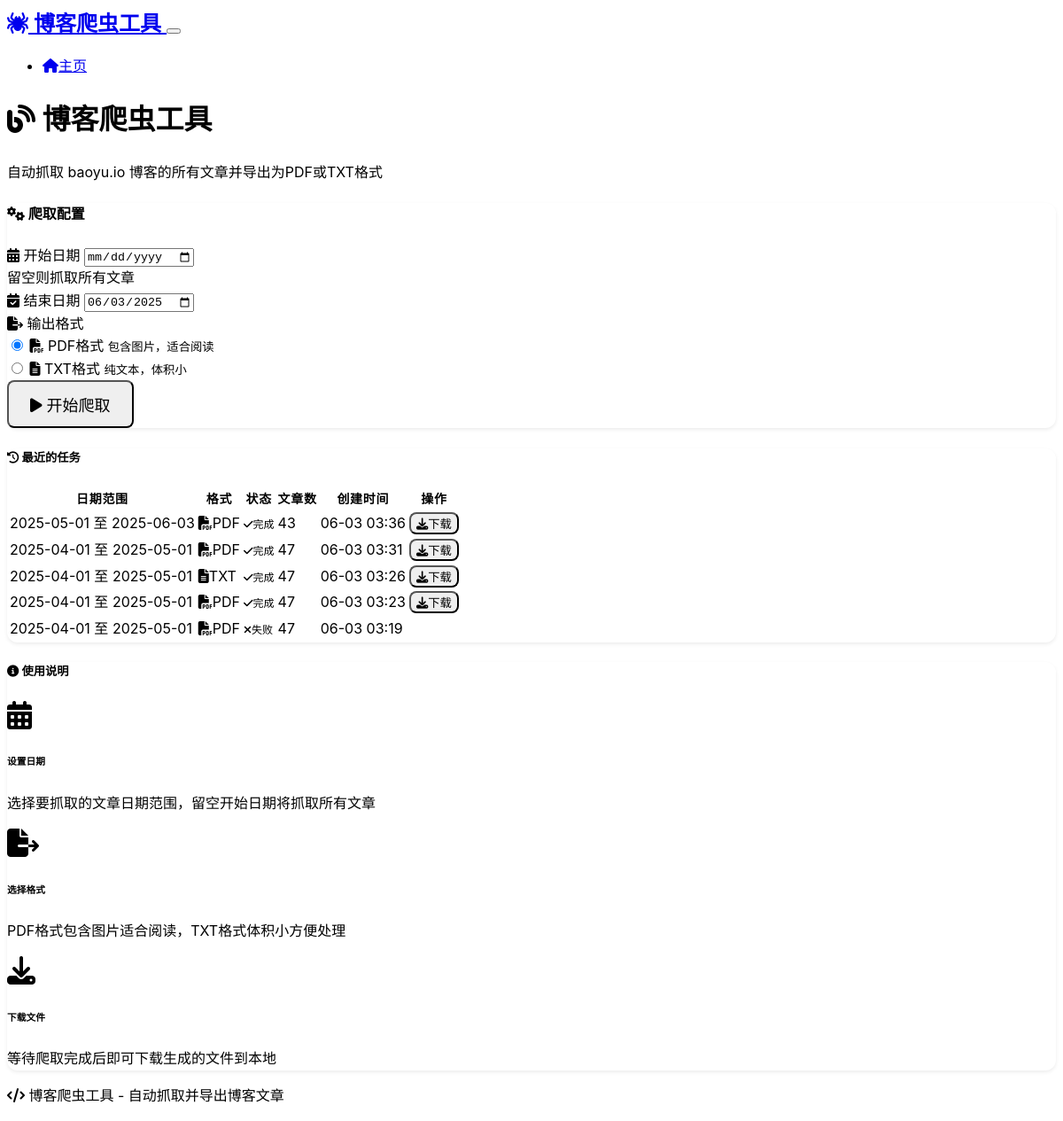
Before: / with the older database file.
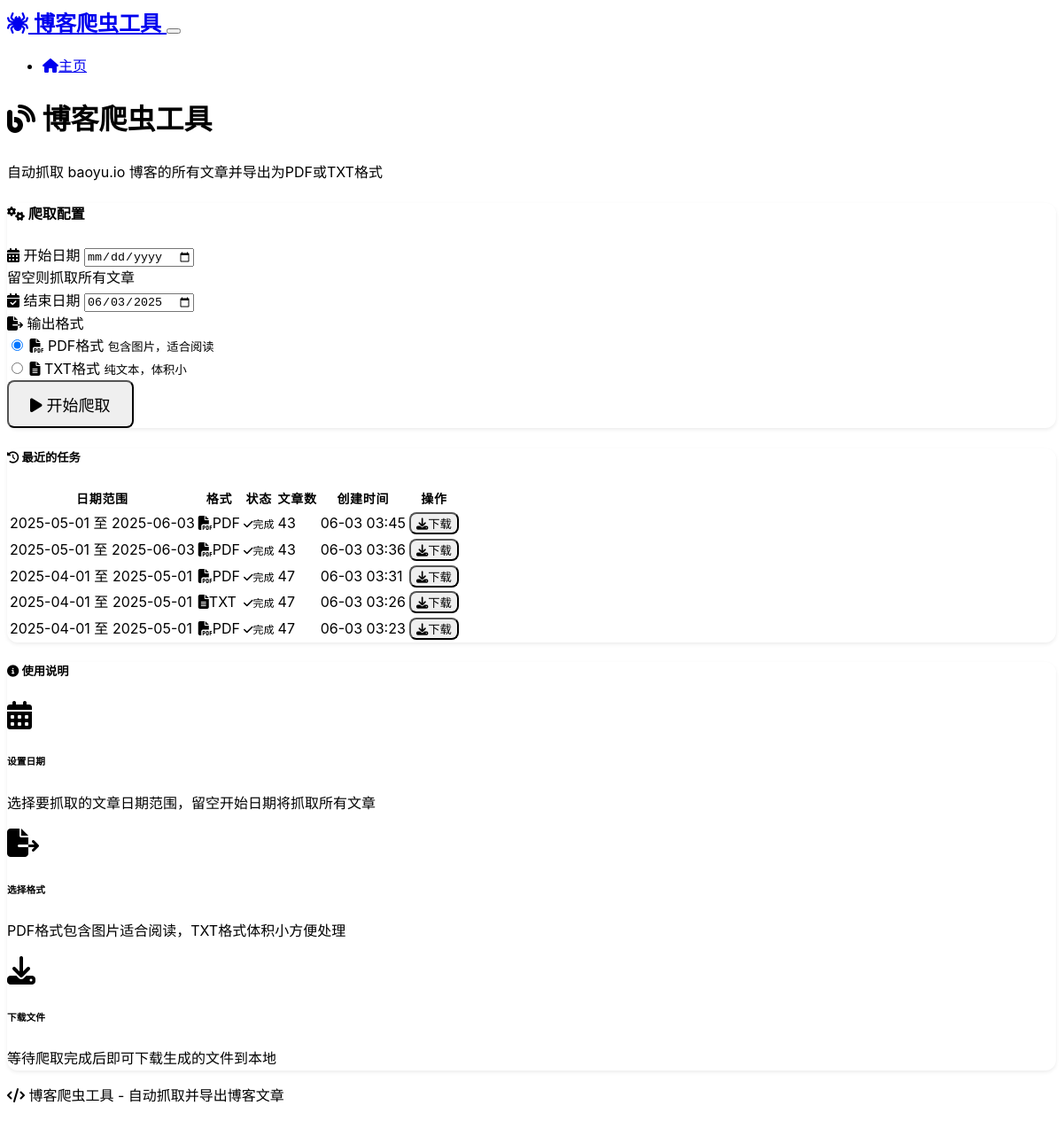
After: the same page with the newer database file.
### models.py (models this page shows)
class ScrapeJob(db.Model):
    id = db.Column(db.Integer, primary_key=True)
    start_date = db.Column(db.Date, nullable=False)
    end_date = db.Column(db.Date, nullable=False)
    output_format = db.Column(db.String(10), nullable=False)  # 'pdf' or 'txt'
    status = db.Column(db.String(20), default='pending')  # pending, running, completed, failed
    created_at = db.Column(db.DateTime, default=datetime.utcnow)
    completed_at = db.Column(db.DateTime)
    articles_count = db.Column(db.Integer, default=0)
    file_path = db.Column(db.String(255))
    error_message = db.Column(db.Text)

### routes.py (the view)
@app.route('/')
def index():
    recent_jobs = ScrapeJob.query.order_by(ScrapeJob.created_at.desc()).limit(5).all()
    return render_template('index.html', recent_jobs=recent_jobs)

### templates/index.html (shortened to what this page needs)
{% extends "base.html" %}
{% block content %}
<div class="row">
    <div class="col-lg-8 mx-auto">
        <div class="text-center mb-5">
            <h1 class="display-4 mb-3">
                <i class="fas fa-blog text-primary me-3"></i>
                博客爬虫工具
            </h1>
            <p class="lead text-muted">
                自动抓取 baoyu.io 博客的所有文章并导出为PDF或TXT格式
            </p>
        </div>
        <div class="card mb-4">
            <div class="card-header">
                <h4 class="card-title mb-0">
                    <i class="fas fa-cogs me-2"></i>
                    爬取配置
                </h4>
            </div>
            <div class="card-body">
                <form id="scrapeForm">
                    <div class="row">
                        <div class="col-md-6 mb-3">
                            <label for="startDate" class="form-label">
                                <i class="fas fa-calendar-alt me-1"></i>
                                开始日期
                            </label>
                            <input type="date" class="form-control" id="startDate" name="start_date">
                            <div class="form-text">留空则抓取所有文章</div>
                        </div>
                        <div class="col-md-6 mb-3">
                            <label for="endDate" class="form-label">
                                <i class="fas fa-calendar-check me-1"></i>
                                结束日期
                            </label>
                            <input type="date" class="form-control" id="endDate" name="end_date" required>
                        </div>
                    </div>
                    <div class="mb-3">
                        <label class="form-label">
                            <i class="fas fa-file-export me-1"></i>
                            输出格式
                        </label>
                        <div class="row">
                            <div class="col-md-6">
                                <div class="form-check">
                                    <input class="form-check-input" type="radio" name="output_format" id="formatPdf" value="pdf" checked>
                                    <label class="form-check-label" for="formatPdf">
                                        <i class="fas fa-file-pdf text-danger me-2"></i>
                                        PDF格式
                                        <small class="d-block text-muted">包含图片，适合阅读</small>
                                    </label>
                                </div>
                            </div>
                            <div class="col-md-6">
                                <div class="form-check">
                                    <input class="form-check-input" type="radio" name="output_format" id="formatTxt" value="txt">
                                    <label class="form-check-label" for="formatTxt">
                                        <i class="fas fa-file-alt text-info me-2"></i>
                                        TXT格式
                                        <small class="d-block text-muted">纯文本，体积小</small>
                                    </label>
                                </div>
                            </div>
                        </div>
                    </div>
                    <div class="d-grid">
                        <button type="submit" class="btn btn-primary btn-lg" id="startScrapeBtn">
                            <i class="fas fa-play me-2"></i>
                            开始爬取
                        </button>
                    </div>
                </form>
            </div>
        </div>
        {% if recent_jobs %}
        <div class="card">
            <div class="card-header">
                <h5 class="card-title mb-0">
                    <i class="fas fa-history me-2"></i>
                    最近的任务
                </h5>
            </div>
            <div class="card-body">
                <div class="table-responsive">
                    <table class="table table-hover">
                        <thead>
                            <tr>
                                <th>日期范围</th>
                                <th>格式</th>
                                <th>状态</th>
                                <th>文章数</th>
                                <th>创建时间</th>
                                <th>操作</th>
                            </tr>
                        </thead>
                        <tbody>
                            {% for job in recent_jobs %}
                            <tr>
                                <td>
                                    {{ job.start_date.strftime('%Y-%m-%d') }}
                                    至
                                    {{ job.end_date.strftime('%Y-%m-%d') }}
                                </td>
                                <td>
                                    {% if job.output_format == 'pdf' %}
                                        <i class="fas fa-file-pdf text-danger me-1"></i>PDF
                                    {% else %}
                                        <i class="fas fa-file-alt text-info me-1"></i>TXT
                                    {% endif %}
                                </td>
                                <td>
                                    {% if job.status == 'completed' %}
                                        <span class="badge bg-success">
                                            <i class="fas fa-check me-1"></i>完成
                                        </span>
                                    {% elif job.status == 'running' %}
                                        <span class="badge bg-primary">
                                            <i class="fas fa-spinner fa-spin me-1"></i>运行中
                                        </span>
                                    {% elif job.status == 'failed' %}
                                        <span class="badge bg-danger">
                                            <i class="fas fa-times me-1"></i>失败
                                        </span>
                                    {% else %}
                                        <span class="badge bg-secondary">
                                            <i class="fas fa-clock me-1"></i>等待中
                                        </span>
                                    {% endif %}
                                </td>
                                <td>{{ job.articles_count or 0 }}</td>
                                <td>{{ job.created_at.strftime('%m-%d %H:%M') }}</td>
                                <td>
                                    {% if job.status == 'completed' %}
                                        <button class="btn btn-sm btn-outline-success"
                                                onclick="downloadFile({{ job.id }})">
                                            <i class="fas fa-download me-1"></i>下载
                                        </button>
                                    {% endif %}
                                </td>
                            </tr>
                            {% endfor %}
                        </tbody>
                    </table>
                </div>
            </div>
        </div>
        {% endif %}
    </div>
</div>
<div class="row mt-5">
    <div class="col-lg-8 mx-auto">
        <div class="card border-0 bg-transparent">
            <div class="card-body">
                <h5 class="card-title text-center mb-4">
                    <i class="fas fa-info-circle me-2"></i>
                    使用说明
                </h5>
                <div class="row">
                    <div class="col-md-4 text-center mb-3">
                        <div class="text-primary mb-2">
                            <i class="fas fa-calendar-alt fa-2x"></i>
                        </div>
                        <h6>设置日期</h6>
                        <p class="text-muted small">选择要抓取的文章日期范围，留空开始日期将抓取所有文章</p>
                    </div>
                    <div class="col-md-4 text-center mb-3">
                        <div class="text-success mb-2">
                            <i class="fas fa-file-export fa-2x"></i>
                        </div>
                        <h6>选择格式</h6>
                        <p class="text-muted small">PDF格式包含图片适合阅读，TXT格式体积小方便处理</p>
                    </div>
                    <div class="col-md-4 text-center mb-3">
                        <div class="text-info mb-2">
                            <i class="fas fa-download fa-2x"></i>
                        </div>
                        <h6>下载文件</h6>
                        <p class="text-muted small">等待爬取完成后即可下载生成的文件到本地</p>
                    </div>
                </div>
            </div>
        </div>
    </div>
</div>
{% endblock %}

### templates/base.html (shortened to what this page needs)
<!DOCTYPE html>
<html lang="zh-CN" data-bs-theme="dark">
<head>
    <link href="https://cdn.replit.com/agent/bootstrap-agent-dark-theme.min.css" rel="stylesheet">
    <link rel="stylesheet" href="https://cdnjs.cloudflare.com/ajax/libs/font-awesome/6.4.0/css/all.min.css">
    <link rel="stylesheet" href="{{ url_for('static', filename='css/style.css') }}">
</head>
<body>
    <nav class="navbar navbar-expand-lg navbar-dark bg-dark">
        <div class="container">
            <a class="navbar-brand" href="{{ url_for('index') }}">
                <i class="fas fa-spider me-2"></i>
                博客爬虫工具
            </a>
            <button class="navbar-toggler" type="button" data-bs-toggle="collapse" data-bs-target="#navbarNav">
            </button>
            <div class="collapse navbar-collapse" id="navbarNav">
                <ul class="navbar-nav ms-auto">
                    <li class="nav-item">
                        <a class="nav-link" href="{{ url_for('index') }}">
                            <i class="fas fa-home me-1"></i>主页
                        </a>
                    </li>
                </ul>
            </div>
        </div>
    </nav>
    <main class="container my-4">
        {% block content %}{% endblock %}
    </main>
    <footer class="bg-dark text-light py-4 mt-5">
        <div class="container text-center">
            <p class="mb-0">
                <i class="fas fa-code me-2"></i>
                博客爬虫工具 - 自动抓取并导出博客文章
            </p>
        </div>
    </footer>
</body>
</html>

### static/css/style.css (style rules this page uses)
:root { --primary-color: #0d6efd; --success-color: #198754; --danger-color: #dc3545; --warning-color: #ffc107; --info-color: #0dcaf0; --dark-color: #212529; --light-color: #f8f9fa; }
body { font-family: -apple-system, BlinkMacSystemFont, "Segoe UI", Roboto, "Helvetica Neue", Arial, sans-serif; line-height: 1.6; }
.navbar-brand { font-weight: 600; font-size: 1.5rem; }
.card { border-radius: 0.75rem; box-shadow: 0 0.125rem 0.25rem rgba(0, 0, 0, 0.075); transition: box-shadow 0.15s ease-in-out; }
.form-check-input:checked { background-color: var(--primary-color); border-color: var(--primary-color); }
.btn { border-radius: 0.5rem; font-weight: 500; transition: all 0.2s ease-in-out; }
.btn-lg { padding: 0.75rem 1.5rem; font-size: 1.125rem; }
.badge { font-size: 0.75rem; font-weight: 500; border-radius: 0.375rem; }
.table { border-radius: 0.5rem; overflow: hidden; }
.table th { background-color: rgba(0, 0, 0, 0.05); border-top: none; font-weight: 600; text-transform: uppercase; font-size: 0.875rem; letter-spacing: 0.05em; }
[data-bs-theme="dark"] .card { background-color: var(--bs-dark); border-color: var(--bs-gray-800); }
[data-bs-theme="dark"] .table th { background-color: rgba(255, 255, 255, 0.05); }

Changed rows visible on the page:
no longer on this page (row unchanged): ScrapeJob: start_date "2025-04-01", end_date "2025-05-01", output_format "pdf" (drawn), status "failed" (drawn), articles_count "47", created_at "06-03 03:19"
added ScrapeJob: start_date "2025-05-01", end_date "2025-06-03", output_format "pdf" (drawn), status "completed" (drawn), articles_count "43", created_at "06-03 03:45"
